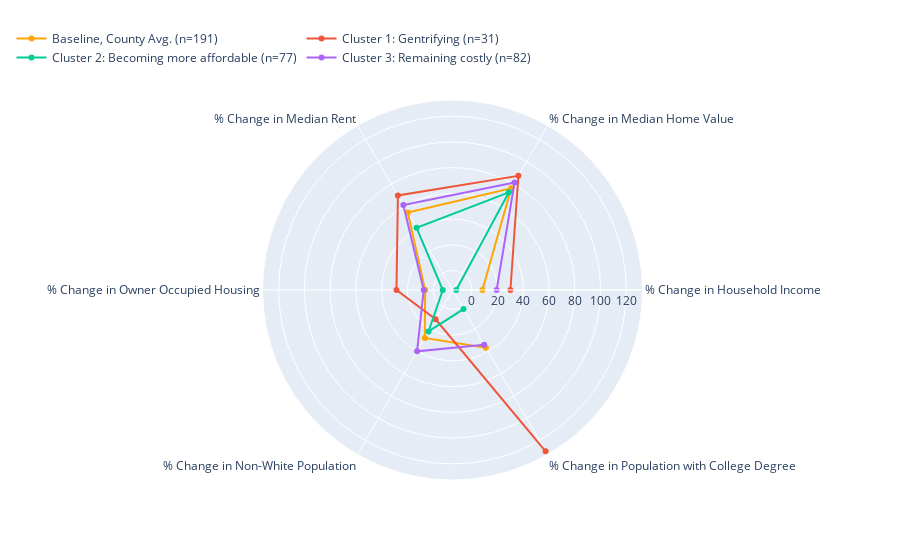

Notebook code cell kept with this figure:
### Markdown cell above
## Visualizing the clusters

### Code cell
# Cluster 0 - "gentrified"
import plotly.graph_objects as go

categories=['% Change in Household Income','% Change in Median Home Value','% Change in Median Rent', 
         '% Change in Owner Occupied Housing', '% Change in Non-White Population',
         '% Change in Population with College Degree']
fig = go.Figure()

fig.add_trace(go.Scatterpolar(
      r=[8.20,76.14,54.41,6.23,28.04,36.73],
      theta=categories,
      name='Baseline, County Avg. (n=191)',
      marker={
        'color':'orange'
    }
))

fig.add_trace(go.Scatterpolar(
  r=[29.95,87.36,69.79,28.49,11.23,129.64],
  theta=categories,
    name='Cluster 1: Gentrifying (n=31)'
))

fig.add_trace(go.Scatterpolar(
      r=[-12.11,72.58,40.70,-7.45,22.16,2.05],
      theta=categories,
      name='Cluster 2: Becoming more affordable (n=77)'
))
fig.add_trace(go.Scatterpolar(
      r=[19.24,81.35,61.29,7.34,40.02,34.12],
      theta=categories,
      name='Cluster 3: Remaining costly (n=82)'
))
fig.update_layout(
    legend_orientation="h",
    legend={'x':-.1,'y':1.2
        
    },
  polar=dict(
    radialaxis=dict(
      visible=True,
    ),

  ),
  showlegend=True,
   
)

fig.show()
legend=dict(x=0, y=1.2)

### Figure 1 — Plotly figure (JSON) as saved in the notebook; plotly's stock layout.template omitted (floating-point values rounded to 4 significant figures)
{"data": [{"marker": {"color": "orange"}, "name": "Baseline, County Avg. (n=191)", "r": [8.2, 76.14, 54.41, 6.23, 28.04, 36.73], "theta": ["% Change in Household Income", "% Change in Median Home Value", "% Change in Median Rent", "% Change in Owner Occupied Housing", "% Change in Non-White Population", "% Change in Population with College Degree"], "type": "scatterpolar"}, {"name": "Cluster 1: Gentrifying (n=31)", "r": [29.95, 87.36, 69.79, 28.49, 11.23, 129.6], "theta": ["% Change in Household Income", "% Change in Median Home Value", "% Change in Median Rent", "% Change in Owner Occupied Housing", "% Change in Non-White Population", "% Change in Population with College Degree"], "type": "scatterpolar"}, {"name": "Cluster 2: Becoming more affordable (n=77)", "r": [-12.11, 72.58, 40.7, -7.45, 22.16, 2.05], "theta": ["% Change in Household Income", "% Change in Median Home Value", "% Change in Median Rent", "% Change in Owner Occupied Housing", "% Change in Non-White Population", "% Change in Population with College Degree"], "type": "scatterpolar"}, {"name": "Cluster 3: Remaining costly (n=82)", "r": [19.24, 81.35, 61.29, 7.34, 40.02, 34.12], "theta": ["% Change in Household Income", "% Change in Median Home Value", "% Change in Median Rent", "% Change in Owner Occupied Housing", "% Change in Non-White Population", "% Change in Population with College Degree"], "type": "scatterpolar"}], "layout": {"legend": {"orientation": "h", "x": -0.1, "y": 1.2}, "polar": {"radialaxis": {"visible": true}}, "showlegend": true}}
